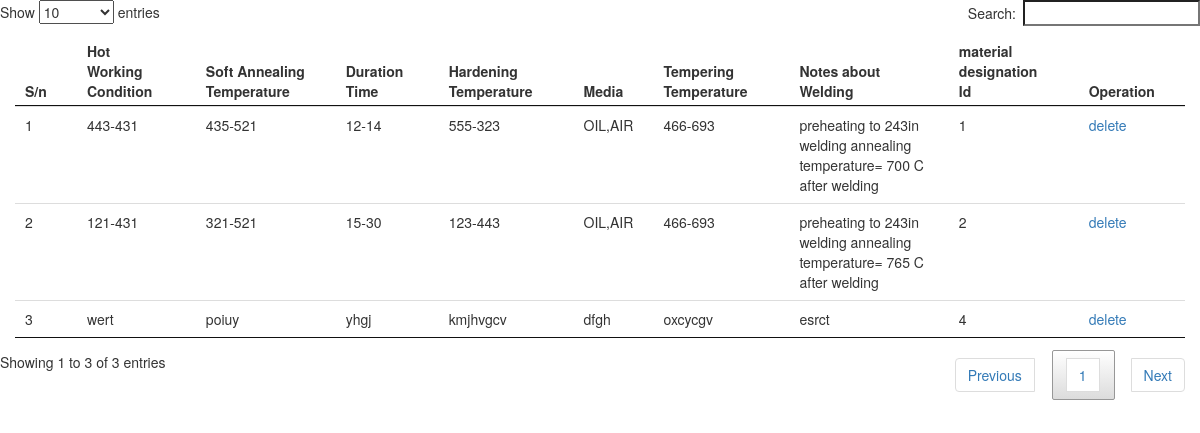
/admin/heattreatment_prop_list.php, run on the app's committed database.
### tables this page shows
CREATE TABLE IF NOT EXISTS `heat_treatment_prop` (
`id` int(10) NOT NULL,
  `hot_working_temp` varchar(200) NOT NULL,
  `soft_annealing_temp` varchar(200) NOT NULL,
  `duration_time` varchar(200) NOT NULL,
  `hardening_temp` varchar(200) NOT NULL,
  `media` varchar(200) NOT NULL,
  `tempering_temp` varchar(200) NOT NULL,
  `notes_about_welding` varchar(200) NOT NULL,
  `material_desc_id` int(10) NOT NULL
);

### admin/heattreatment_prop_list.php (the view, shortened to what this page needs)
<!DOCTYPE html>
<html>
	<head>
		<link rel="stylesheet" type="text/css" href="./css/bootstrap.min.css">
		<link rel="stylesheet" type="text/css" href="./css/dataTables.bootstrap.min.css">
		<link rel="stylesheet" type="text/css" href="./css/jquery.dataTables.min.css">
		<link rel="stylesheet" type="text/css" href="./css/jquery.dataTables_themeroller.css">
	</head>
	<body>
		<div>
			<div class="col-md-12">
				<table id="myTable" class="table">
					<thead>
						<th>S/n</th>
						<th>Hot Working Condition</th>
						<th>Soft Annealing Temperature</th>
						<th>Duration Time</th>
						<th>Hardening Temperature</th>
						<th>Media</th>
						<th>Tempering Temperature</th>
						<th>Notes about Welding</th>
						<th>material designation Id</th>
						<th>Operation</th>
					</thead>
					<tbody>
						<?php
							$sn=1;
							$query=mysql_query("SELECT * FROM heat_treatment_prop");
							while($row = mysql_fetch_array($query))
							{
						?>
								<tr>
									<td><?php echo $sn ?></td>
									<td><?php echo $row['hot_working_temp'] ?></td>
							        <td><?php echo $row['soft_annealing_temp'] ?></td>
							        <td><?php echo $row['duration_time'] ?></td>
							        <td><?php echo $row['hardening_temp'] ?></td>
							        <td><?php echo $row['media'] ?></td>
							        <td><?php echo $row['tempering_temp'] ?></td>
							        <td><?php echo $row['notes_about_welding'] ?></td>
							        <td><?php echo $row['material_desc_id'] ?></td>
									<td><a  href="delete.php?heattreat=<?php echo $row['id'] ?>">delete</a></td>
								</tr>
								<?php $sn = $sn + 1; ?>
						<?php
							}
						?>
					</tbody>
				</table>
			</div>
		</div>
	</body>
</html>

### data on the page
heat_treatment_prop: hot_working_temp "443-431", soft_annealing_temp "435-521", duration_time "12-14", hardening_temp "555-323", media "OIL,AIR", tempering_temp "466-693", notes_about_welding "preheating to 243in welding annealing temperature= 700 C after welding", material_desc "1"
heat_treatment_prop: hot_working_temp "121-431", soft_annealing_temp "321-521", duration_time "15-30", hardening_temp "123-443", media "OIL,AIR", tempering_temp "466-693", notes_about_welding "preheating to 243in welding annealing temperature= 765 C after welding", material_desc "2"
heat_treatment_prop: hot_working_temp "wert", soft_annealing_temp "poiuy", duration_time "yhgj", hardening_temp "kmjhvgcv", media "dfgh", tempering_temp "oxcycgv", notes_about_welding "esrct", material_desc "4"
